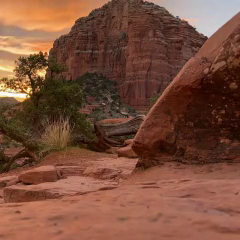
#> input picture frame 72 of cv/samples/day/1day.mp4, 240 x 240 px, given in place of night_fire.mp4, which was not available
$ python run_nighttime_demo.py
#> lines starting #> are read from the running program, lines starting #| are printed output that depends on the picture; after the words box and inside, x2 and y2 are one past the last pixel; in counts of white or black regions, pixels touching at a corner belong together; pictures that were not available may be replaced by others from this repository, and a replacement may not be noted
### cv/samples/generate_samples.py
from __future__ import annotations

from pathlib import Path

import cv2
import numpy as np


RNG = np.random.default_rng(42)


def _write_video(path: Path, frames: list[np.ndarray], fps: int) -> None:
    height, width = frames[0].shape[:2]
    fourcc = cv2.VideoWriter_fourcc(*"mp4v")
    writer = cv2.VideoWriter(str(path), fourcc, fps, (width, height))
    for frame in frames:
        writer.write(frame)
    writer.release()


def _daytime_base_frame(size: tuple[int, int]) -> np.ndarray:
    height, width = size
    frame = np.zeros((height, width, 3), dtype=np.uint8)
    sky_color = np.array([140, 120, 90], dtype=np.uint8)  # BGR
    forest_color = np.array([30, 80, 30], dtype=np.uint8)
    frame[: height // 2] = sky_color
    frame[height // 2 :] = forest_color
    noise = RNG.integers(0, 6, size=frame.shape, dtype=np.uint8)
    frame = cv2.add(frame, noise)
    return frame


def _generate_daytime_clear(num_frames: int, size: tuple[int, int]) -> list[np.ndarray]:
    return [_daytime_base_frame(size) for _ in range(num_frames)]


def _generate_daytime_smoke(num_frames: int, size: tuple[int, int]) -> list[np.ndarray]:
    height, width = size
    frames = []
    for i in range(num_frames):
        frame = _daytime_base_frame(size)
        overlay = frame.copy()
        for blob in range(6):
            cx = int(width * (0.2 + 0.12 * blob) + (i * 0.6) % width)
            cy = int(height * 0.7 - i * 0.4 - blob * 8) % height
            radius = 25 + 5 * blob
            color = (190, 190, 190)
            cv2.circle(overlay, (cx, cy), radius, color, -1)
        frame = cv2.addWeighted(overlay, 0.45, frame, 0.55, 0)
        frames.append(frame)
    return frames


def _night_base_frame(size: tuple[int, int]) -> np.ndarray:
    height, width = size
    frame = np.zeros((height, width, 3), dtype=np.uint8)
    sky_color = np.array([20, 20, 40], dtype=np.uint8)
    forest_color = np.array([10, 30, 10], dtype=np.uint8)
    frame[: height // 2] = sky_color
    frame[height // 2 :] = forest_color
    return frame


def _generate_night_clear(num_frames: int, size: tuple[int, int]) -> list[np.ndarray]:
    height, width = size
    frames = []
    star_positions = RNG.integers(
        low=(0, 0),
        high=(width, height // 2),
        size=(40, 2),
    )
    for _ in range(num_frames):
        frame = _night_base_frame(size)
        for x, y in star_positions:
            frame[y, x] = (200, 200, 220)
        frames.append(frame)
    return frames


def _generate_night_fire(num_frames: int, size: tuple[int, int]) -> list[np.ndarray]:
    height, width = size
    frames = []
    base_center = (width // 2, int(height * 0.75))
    for i in range(num_frames):
        frame = _night_base_frame(size)
        overlay = frame.copy()
        flicker = 0.6 + 0.4 * np.sin(2 * np.pi * i / 20)
        jitter_x = int(6 * np.sin(2 * np.pi * i / 15))
        jitter_y = int(4 * np.cos(2 * np.pi * i / 18))
        center = (base_center[0] + jitter_x, base_center[1] + jitter_y)
        radius = 28 + int(6 * np.sin(2 * np.pi * i / 12))
        color = (0, int(140 + 60 * flicker), 255)
        cv2.circle(overlay, center, radius, color, -1)
        for _ in range(3):
            spark_offset = (
                int(RNG.integers(-15, 16)),
                int(RNG.integers(-18, 12)),
            )
            spark_center = (center[0] + spark_offset[0], center[1] + spark_offset[1])
            spark_radius = int(RNG.integers(6, 10))
            cv2.circle(overlay, spark_center, spark_radius, color, -1)
        frame = cv2.addWeighted(overlay, 0.8, frame, 0.2, 0)
        frames.append(frame)
    return frames


def ensure_samples(output_dir: Path) -> dict[str, Path]:
    output_dir.mkdir(parents=True, exist_ok=True)
    samples = {
        "day_smoke": output_dir / "day_smoke.mp4",
        "day_clear": output_dir / "day_clear.mp4",
        "night_fire": output_dir / "night_fire.mp4",
        "night_clear": output_dir / "night_clear.mp4",
    }

    if all(path.exists() for path in samples.values()):
        return samples

    size = (240, 320)
    _write_video(samples["day_clear"], _generate_daytime_clear(60, size), fps=15)
    _write_video(samples["day_smoke"], _generate_daytime_smoke(60, size), fps=15)
    _write_video(samples["night_clear"], _generate_night_clear(240, size), fps=15)
    _write_video(samples["night_fire"], _generate_night_fire(240, size), fps=15)
#> after the loop in _generate_night_fire, `for i in range(num_frames):`:
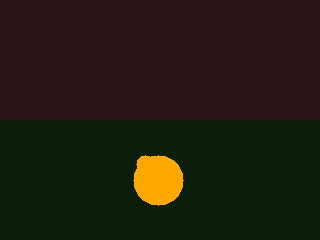
#> overlay: shape (240, 320, 3); mean of channels 0, 1, 2 14.7, 28.6, 31.4; drawn as B, G, R
    return samples


# [3 lines that do not run on import are left out]

### cv/nighttime/scripts/fire_detector.py
import os
import cv2
import numpy as np
import seaborn as sns
import matplotlib.pyplot as plt


def detect_bright_regions(frame, threshold=180):
    """
    Detecta regiones brillantes en un fotograma usando el canal Y (luminancia).
    """
    yuv_frame = cv2.cvtColor(frame, cv2.COLOR_BGR2YUV)
    Y = yuv_frame[:, :, 0]
    decision = np.where(Y > threshold, 1 - (255 - Y) / 128, -1)
    bright_regions = np.where(decision > 0, 255, 0).astype(np.uint8)
    return bright_regions


# [35 lines left out: functions calculate_amdf, detect_periodicity, is_fire_color, not called in this run]


def detect_fire_in_video(video_path, pixel_threshold=180, max_frames=300):
    """
    Detecta fuego en un video basado en brillo, periodicidad, color y movimiento.
    """
    cap = cv2.VideoCapture(video_path)
    fire_detected = False
    frame_count = 0
    mean_values = []
    fire_mask = None
    back_sub = cv2.createBackgroundSubtractorKNN()

    if not cap.isOpened():
        print(f"Error al abrir el video: {video_path}")
        return False, None

    while frame_count < max_frames:
        ret, frame = cap.read()
        if not ret:
            break
        frame_count += 1

        resized_frame = cv2.resize(frame, (640, 380))
        bright_regions = detect_bright_regions(resized_frame, pixel_threshold)

        if np.any(bright_regions == 255):
            mean_intensity = np.mean(resized_frame[bright_regions == 255])
        else:
            mean_intensity = 0
        mean_values.append(mean_intensity)

        if len(mean_values) >= 200:
            periodicity_detected = detect_periodicity(
                np.array(mean_values[-200:]),
                threshold_amdf=0.5
            )

            if periodicity_detected:
                fire_mask = bright_regions.astype(np.uint8)
                fire_color_detected = is_fire_color(resized_frame, fire_mask)

                fg_mask = back_sub.apply(resized_frame)
                moving_pixels = cv2.countNonZero(fg_mask)

                if fire_color_detected and moving_pixels > 300:
                    fire_detected = True
                    break

    cap.release()
    return fire_detected, fire_mask


# [28 lines left out: functions process_single_video, main, not called in this run]


# [2 lines that do not run on import are left out]

### cv/nighttime/scripts/run_nighttime_demo.py
from __future__ import annotations

import sys
from pathlib import Path


ROOT = Path(__file__).resolve().parents[3]
sys.path.insert(0, str(ROOT))

from cv.nighttime.scripts.fire_detector import detect_fire_in_video  # noqa: E402
from cv.samples.generate_samples import ensure_samples  # noqa: E402


def run_demo() -> None:
    samples = ensure_samples(ROOT / "cv" / "samples")
    for label, video_path in [
        ("Fire", samples["night_fire"]),
        ("Clear", samples["night_clear"]),
    ]:
        detected, _ = detect_fire_in_video(
            str(video_path),
            pixel_threshold=180,
            max_frames=240,
        )
#> in detect_fire_in_video, frame is the input picture: shape (240, 240, 3); mean B, G, R 59, 77.9, 121.7
#> in detect_fire_in_video, `resized_frame = cv2.resize(frame, (640, 380))`:
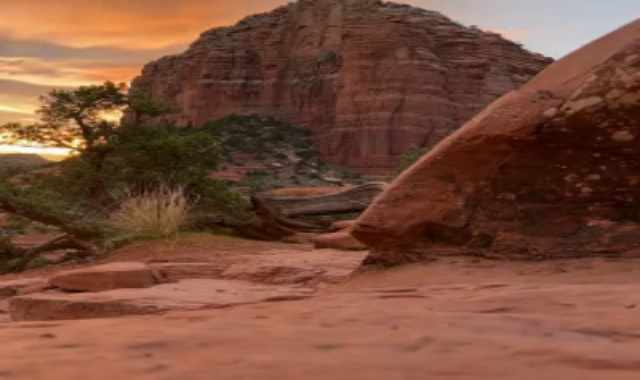
#> resized_frame: shape (380, 640, 3); mean B, G, R 58.8, 77.8, 121.6
#> in detect_bright_regions, `yuv_frame = cv2.cvtColor(frame, cv2.COLOR_BGR2YUV)`: yuv_frame: shape (380, 640, 3); mean of channels 0, 1, 2 88.7, 113.2, 156.8
#> in detect_bright_regions, `Y = yuv_frame[:, :, 0]`:
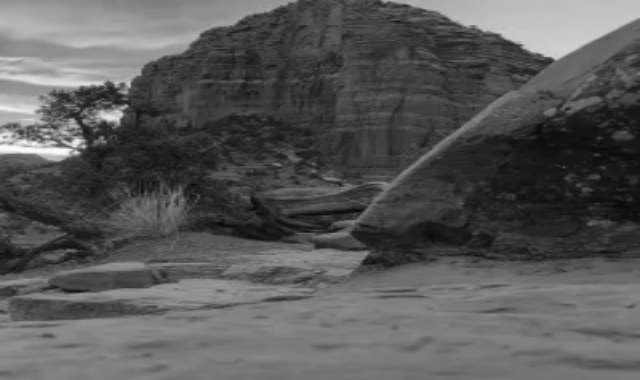
#> Y: shape (380, 640); min 9, max 254, mean 88.7
#> in detect_bright_regions, `decision = np.where(Y > threshold, 1 - (255 - Y) / 128, -1)`:
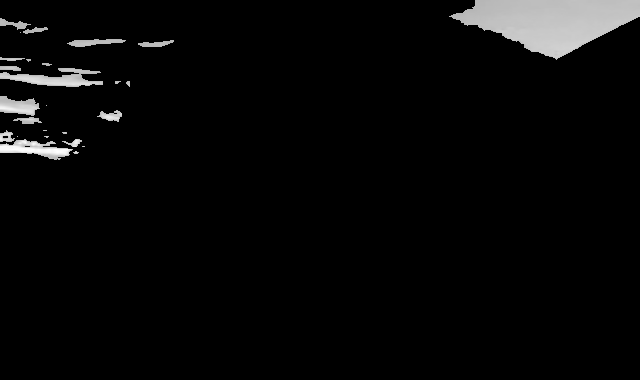
#> decision: shape (380, 640) float64; min -1, max 0.992, mean -0.933; drawn with min black and max white
#> in detect_bright_regions, `bright_regions = np.where(decision > 0, 255, 0).astype(np.uint8)`:
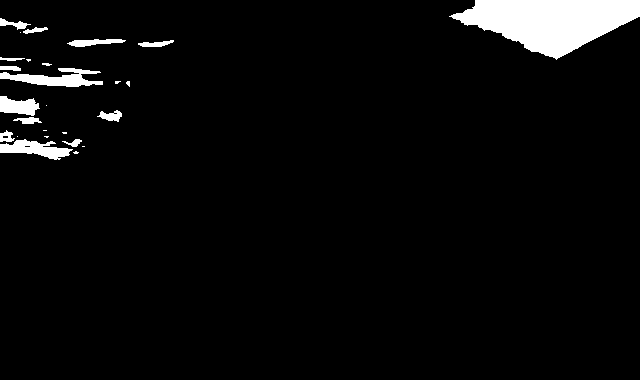
#> bright_regions: shape (380, 640); 4.3% white; 26 white regions (11 under 20 px), largest, box (x1, y1, x2, y2) and area: (449, 0, 640, 60) 6848, (0, 68, 103, 87) 990, (0, 139, 73, 160) 797
#> in detect_fire_in_video, `mean_intensity = np.mean(resized_frame[bright_regions == 255])`: mean_intensity = 193.9
        verdict = "fire detected" if detected else "no fire detected"
        print(f"{label}: {verdict}")


if __name__ == "__main__":
    run_demo()

$ run again, starting later in the video
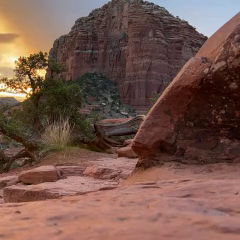
#> input picture frame 328 of cv/samples/day/1day.mp4, 240 x 240 px, given in place of night_fire.mp4, which was not available
#> in detect_fire_in_video, frame is the input picture: shape (240, 240, 3); mean B, G, R 76.4, 86.4, 117.2
#> yuv_frame: shape (380, 640, 3); mean of channels 0, 1, 2 94.3, 119.1, 148
#> in detect_bright_regions, `Y = yuv_frame[:, :, 0]`:
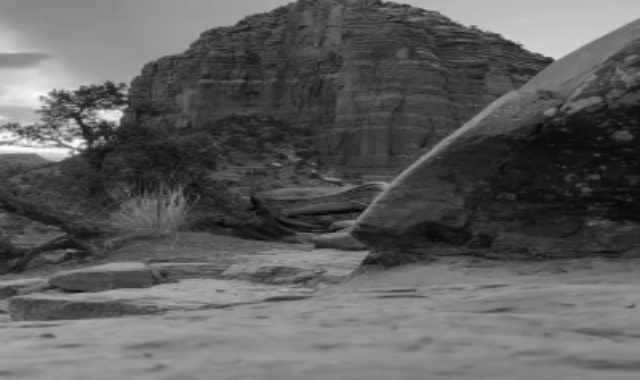
#> Y: shape (380, 640); min 6, max 251, mean 94.3
#> in detect_bright_regions, `bright_regions = np.where(decision > 0, 255, 0).astype(np.uint8)`:
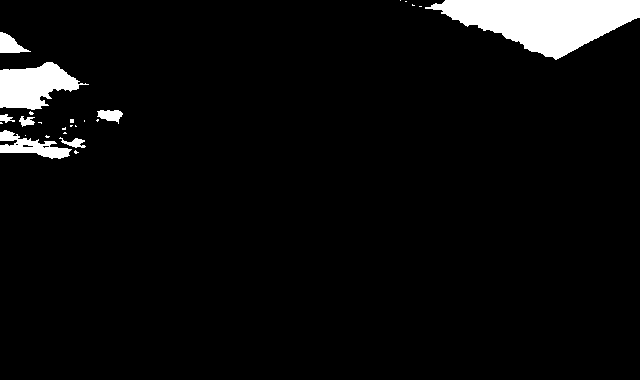
#> bright_regions: shape (380, 640); 4.9% white; 25 white regions (17 under 20 px), largest, box (x1, y1, x2, y2) and area: (425, 0, 640, 60) 7385, (0, 62, 89, 110) 2532, (0, 130, 72, 159) 955
#> mean_intensity = 196.7

$ run again, starting later in the video
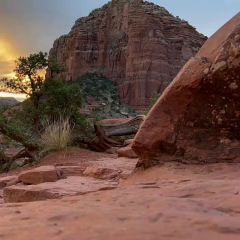
#> input picture frame 583 of cv/samples/day/1day.mp4, 240 x 240 px, given in place of night_fire.mp4, which was not available
#> in detect_fire_in_video, frame is the input picture: shape (240, 240, 3); mean B, G, R 72.9, 81.9, 110.6
#> yuv_frame: shape (380, 640, 3); mean of channels 0, 1, 2 89.3, 119.8, 146.6
#> in detect_bright_regions, `Y = yuv_frame[:, :, 0]`:
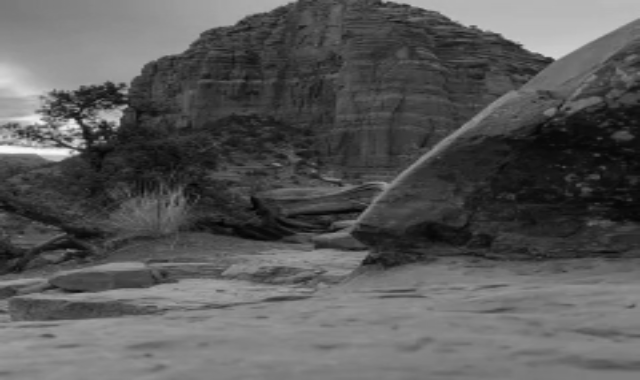
#> Y: shape (380, 640); min 2, max 248, mean 89.3
#> in detect_bright_regions, `bright_regions = np.where(decision > 0, 255, 0).astype(np.uint8)`:
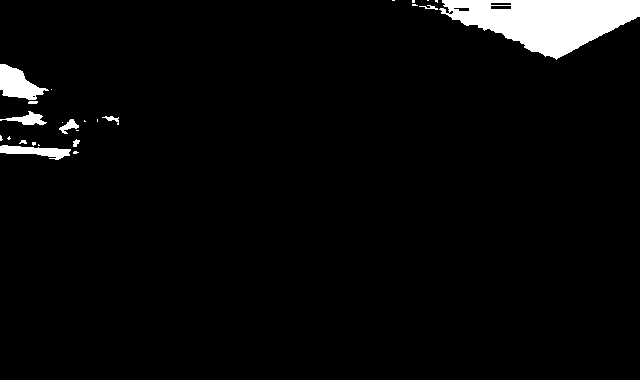
#> bright_regions: shape (380, 640); 3.8% white; 25 white regions (15 under 20 px), largest, box (x1, y1, x2, y2) and area: (439, 0, 640, 60) 7078, (0, 64, 49, 100) 974, (0, 145, 71, 160) 565
#> mean_intensity = 190.5
